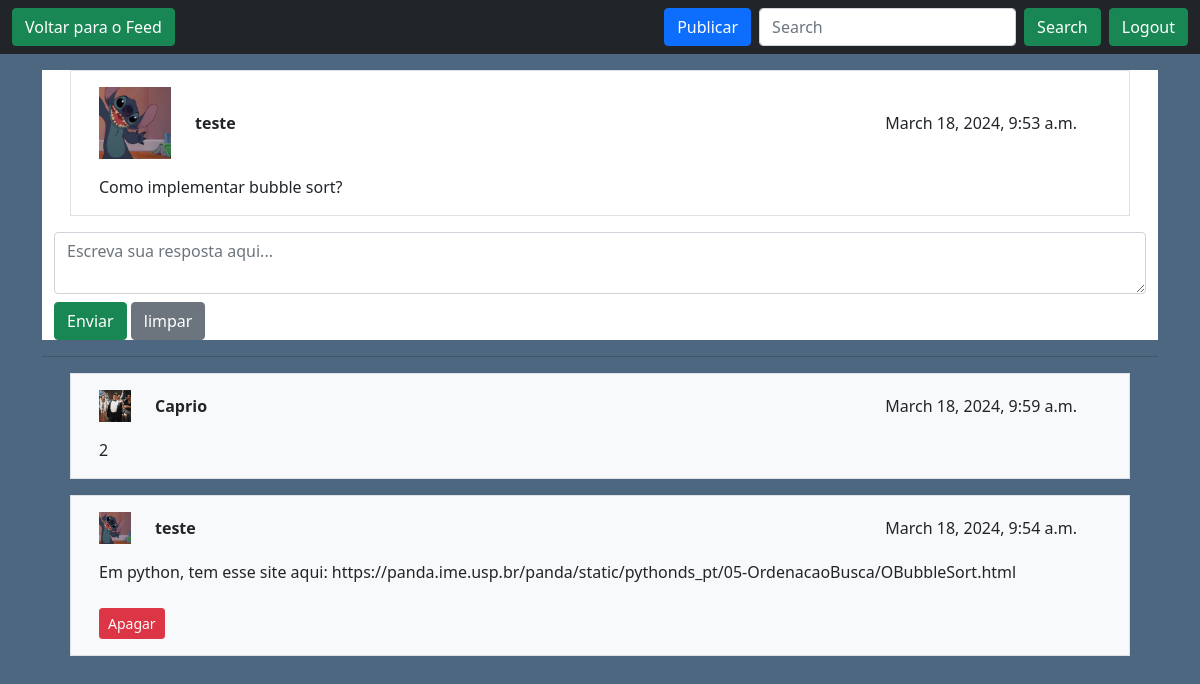
Page /auth/respostas/2/ (signed in) on the committed database.
### usuarios/models.py (models this page shows, shortened)
class Post(models.Model):
    author = models.ForeignKey(User, on_delete=models.CASCADE, related_name='posts')
    content = models.TextField()
    date = models.DateTimeField(default=timezone.now)
    disciplinas = models.ManyToManyField(Disciplina, related_name='posts')

class Pessoa(models.Model):
    user = models.OneToOneField(User, on_delete=models.CASCADE)
    foto_perfil = models.ImageField(upload_to='perfil/', default='usuarios/static/ppic.png')
    qualificacao = models.CharField(max_length=50)
    semestre = models.IntegerField(null=True, blank=True)
    email = models.EmailField(max_length=254, blank=True, null=True)  # Adicione esta linha para o e-mail

class Respostas(models.Model):
    author = models.ForeignKey(User, related_name='respostas', on_delete=models.CASCADE)
    content = models.TextField(default="")
    date = models.DateTimeField(default=timezone.now)
    post = models.ForeignKey(Post, related_name='respostas', on_delete=models.CASCADE)

### usuarios/views.py (the view)
# urls.py: path('respostas/<int:post_id>/', views.exibir_respostas, name='exibir_respostas'),
def exibir_respostas(request, post_id):
    post = Post.objects.get(id=post_id)
    respostas = Respostas.objects.filter(post=post).order_by('-date')
    context = {'post': post, 'respostas': respostas}
    return render(request, 'respostas.html', context)

### usuarios/templates/respostas.html (shortened to what this page needs)
{% load static %}
<!doctype html>
<html lang="en">
<head>
    <link href="https://cdn.jsdelivr.net/npm/bootstrap@5.0.2/dist/css/bootstrap.min.css" rel="stylesheet"
>
</head>
<body>
    <nav class="navbar navbar-dark bg-dark">
        <div class="container-fluid">
            <a href="{% url 'feed' %}" class="btn btn-success">Voltar para o Feed</a>
            <form class="d-flex" action="{% url 'feed' %}" method="GET">
                <a href="{% url 'auth:publicate' %}" class="btn btn-primary me-2">Publicar</a>
                <input class="form-control me-2" type="search" placeholder="Search" aria-label="Search" name="pesquisa">
                <button class="btn btn-success me-2" type="submit">Search</button>
                <a href="/auth/logout" class="btn btn-success">Logout</a>
            </form>
        </div>
    </nav>
    <div class="container">
        <main class="container bg-white">
            <div class="row m-3 border p-3">
                <div class="row align-items-center">
                    <div class="col-auto">
                        <img src="{% if post.author.pessoa.foto_perfil %}{{ post.author.pessoa.foto_perfil.url }}{% else %}{% static 'usuarios/static/ppic.png' %}{% endif %}" alt="Foto de perfil" width="72px">
                    </div>
                    <div class="col">
                        <strong>{{post.author}}</strong>
                    </div>
                    <div class="col-auto">
                        {{post.date}}
                    </div>
                </div>
                <div class="row mt-3" style="text-align: justify;">
                    <div class="col">
                        {{post.content}}
                    </div>
                </div>
            </div>
            <form action="{% url 'auth:enviar_resposta' post.id %}" method="POST">
                <textarea name="content" class="form-control" placeholder="Escreva sua resposta aqui..." required></textarea>
                <div class="mt-2">
                    <button type="submit" class="btn btn-success">Enviar</button>
                    <button type="reset" class="btn btn-secondary me-2">limpar</button>
                </div>
            </form>
        </main>
        <hr>
        <main class="container">
            {% if respostas %}
            {% for resposta in respostas %}
            <div class="row bg-light m-3 border p-3">
                <div class="row align-items-center">
                    <div class="col-auto">
                        <img src="{% if resposta.author.pessoa.foto_perfil %}{{ resposta.author.pessoa.foto_perfil.url }}{% else %}{% static 'usuarios/static/ppic.png' %}{% endif %}" alt="Foto de perfil" width="32px">
                    </div>
                    <div class="col">
                        <strong>{{resposta.author}}</strong>
                    </div>
                    <div class="col-auto">
                        {{resposta.date}}
                    </div>
                </div>
                <div class="row mt-3" style="text-align: justify;">
                    <div class="col">
                        {{resposta.content}}
                    </div>
                </div>
                <div class="col">
                    {% if request.user == resposta.author or request.user.is_superuser %}
                        <a href="{% url 'auth:delete_comment' resposta.id %}" class="btn btn-danger btn-sm mt-4">Apagar</a>
                    {% endif %}
                </div>
            </div>
            {% endfor %}
            {% else %}
            <div class="row bg-light m-3 border p-3">
                <div class="col">
                    <p>Nenhuma resposta encontrada.</p>
                </div>
            </div>
            {% endif %}
        </main>
</body>
</html>

### usuarios/templates/respostas.html (style rules this page uses)
body { background-color: #4d6781; }

### rows in the picture
Post: author.foto_perfil (picture), author "teste", date "March 18, 2024, 9:53 a.m.", content "Como implementar bubble sort?"
Respostas: author.foto_perfil (picture), author "Caprio", date "March 18, 2024, 9:59 a.m.", content "2"
Respostas: author.foto_perfil (picture), author "teste", date "March 18, 2024, 9:54 a.m.", content "Em python, tem esse site aqui: https://panda.ime.usp.br/panda/static/pythonds_pt/05-OrdenacaoBusca/OBubbleSort.html", shows "Apagar"
